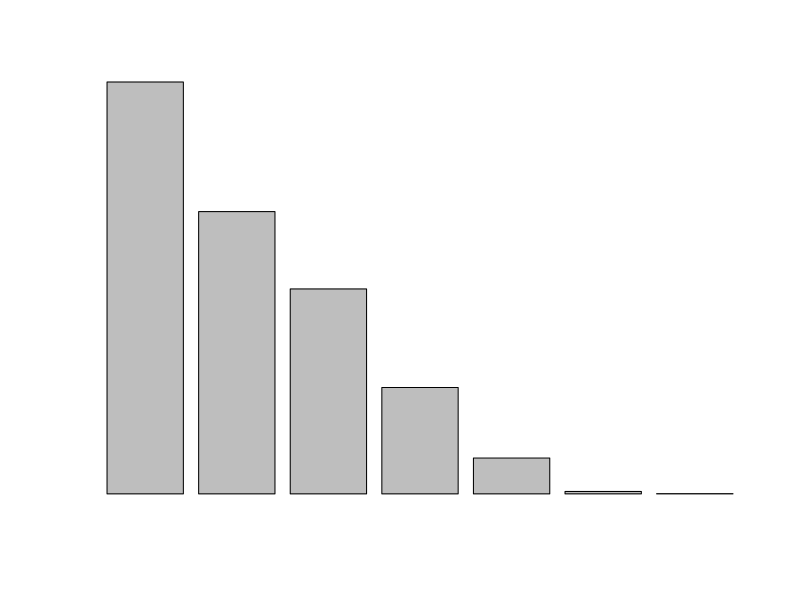

Write R code to recreate this figure. (Note: this script raises an error after producing the figure.)
#!usr/bin/env Rscript

# script:
# Desc:
# Author: David Bridgwood (dmb2417@ic.ac.uk)

rm(list = ls())
graphics.off()

###############################################################################
#
###############################################################################

# 1
species_richness <- function(community){
    length(unique(community))
}

# 2
initialise_max <- function(size){
    seq(size)
}

# 3
initialise_min <- function(size){
    rep(1, size)
}

# species_richness(initialise_min(10))
# species_richness(initialise_max(10))

# 4
choose_two <- function(x){
    v <- seq(x)
    sample(v, 2, replace = FALSE)
}

# 5
neutral_step <- function(community){
    v <- choose_two(length(community))
    community[v[1]] <- community[v[2]]
    community
}

# 6
neutral_generation <- function(community){
    gen <- ceiling(length(community)/2)
    while(gen > 0){
#       print(community)
        community <- neutral_step(community)
        gen <- gen-1
    }
    community
}

# 7
neutral_time_series <- function(initial,duration){
    sr <- species_richness(initial)
    while(duration > 0){
        initial <- neutral_generation(initial)
        sr <- c(sr, species_richness(initial))
        duration <- duration -1
    }
    sr
}

# 8
question_8 <- function(size = 100, runs = 200){
    plot(neutral_time_series(initial = initialise_max(size), duration = runs),
         xlab = 'Generation', ylab = 'Species Richness', type = 'l')
}

# 9
neutral_step_speciation <- function(community, v){
    if(runif(1) > v){
        neutral_step(community)
    } else {
        pos <- sample(length(community), 1)
        community[pos] <- max(community) + 1
        community
    }
}

# 10
neutral_generation_speciation <- function(community, v){
    gen <- ceiling(length(community)/2)
    while(gen > 0){
#       print(community)
        community <- neutral_step_speciation(community = community, v = v)
        gen <- gen-1
    }
    community
}


# 11
neutral_time_series_speciation <- function(community, v, duration){
    sr <- species_richness(community)
    while(duration > 0){
        community <- neutral_generation_speciation(community, v)
        sr <- c(sr, species_richness(community))
        duration <- duration -1
    }
    sr
}

# 12
question_12 <- function(size = 100, v = 0.1, runs = 200){
    plot(neutral_time_series_speciation(initialise_max(size), v=v,
                                        duration = runs),
         type = 'l', col = 'red',
         xlab = "Generations", ylab = "Species Richness")
    lines(neutral_time_series_speciation(initialise_min(size), v=v,
                                         duration = runs),
          col = 'blue')
    legend(runs-50, size-5, legend=c("Initial Maximum", "Initial Minimum"),
       col=c("red", "blue"), lty=1, cex=0.8)
}

# 13
species_abundance <- function(community){
    as.numeric(sort(table(community), decreasing =TRUE))
}


# 14
octaves <- function(abundances){
   tabulate(floor(log2(abundances))+1)
}

# 15
sum_vect <- function(x, y){
    mx <- max(length(x), length(y))
    length(x) <- mx
    length(y) <- mx
    x[is.na(x)] <- 0
    y[is.na(y)] <- 0
    x + y
}

# 16
question_16 <- function(size = 100, v = 0.1){
    community <- initialise_max(size)
    a <- list()
    community <- neutral_time_series_speciation(community = community,
                                                v =v, duration =200)
    a <-  c(a, list(octaves(species_abundance(community))))
    i  <- 2000
    for(i in 1:2000){
        community <- neutral_generation_speciation(community = community,
                                                   v = v)
        if(i %% 20 == 0){
            a <- c(a, list(octaves(species_abundance(community))))
        }
    }
    b <- sum_vect(a[[1]], a[[2]])
    for(i in 3:length(a)){
        b <- sum_vect(b, a[[i]])
    }
    b <- b/length(a)
    barplot(b, names.arg = c("1", "2-3", "4-8", "9-16", "17-32", "32-64"),
            xlab = "Species Richness", ylab = "Count")
}


question_16()
